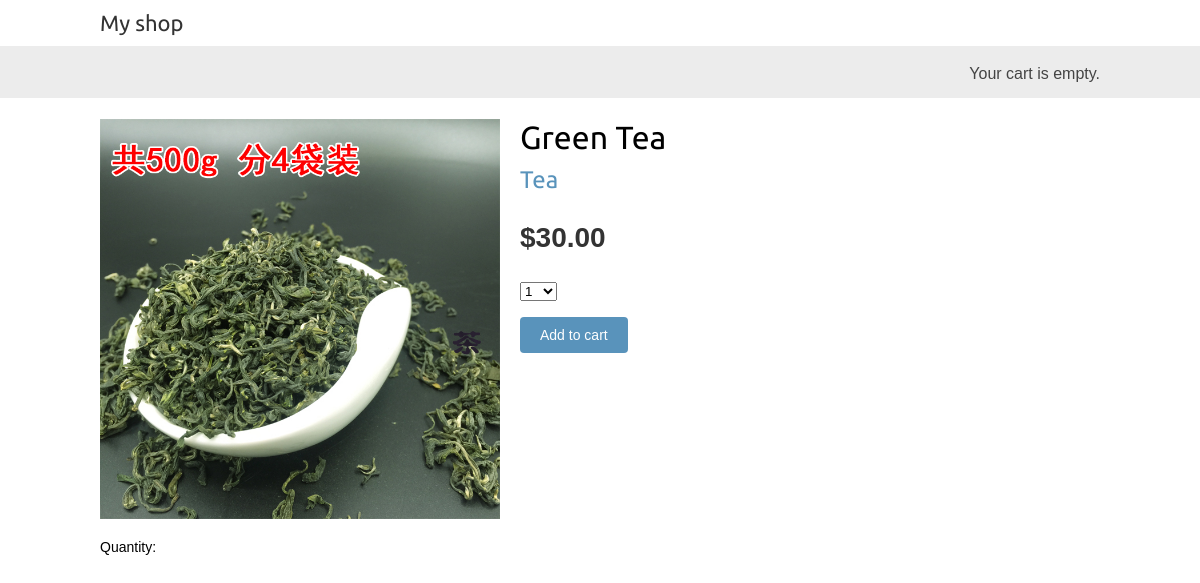
Page /1/green-tea/ on the committed database.
### shop/models.py (models this page shows, shortened)
class Product(models.Model):
    category = models.ForeignKey(Category, related_name='products')
    name = models.CharField(max_length=200, db_index=True)
    slug = models.SlugField(max_length=200, db_index=True)
    image = models.ImageField(upload_to='products/%Y/%m/%d', blank=True)
    description = models.TextField(blank=True)
    price = models.DecimalField(max_digits=10, decimal_places=2)
    stock = models.PositiveIntegerField()
    available = models.BooleanField(default=True)
    created = models.DateTimeField(auto_now_add=True)
    updated = models.DateTimeField(auto_now=True)
    class Meta:
        ordering = ('-created',)
        index_together = (('id', 'slug'),)

class Category(models.Model):
    name = models.CharField(max_length=200, db_index=True)
    slug = models.SlugField(max_length=200, db_index=True, unique=True)
    class Meta:
        ordering = ('name',)
        verbose_name = 'category'
        verbose_name_plural = 'categories'
    def __str__(self):
        return self.name
    def get_absolute_url(self):
        return reverse('shop:product_list_by_category', args=[self.slug])

### shop/views.py (the view)
# urls.py: url(r'^(?P<id>\d+)/(?P<slug>[-\w]+)/$', views.product_detail, name='product_detail'),
def product_detail(request, id, slug):
    product = get_object_or_404(Product, id=id, slug=slug, available=True)
    cart_product_form = CartAddProductForm()
    return render(request,
                  'shop/product/detail.html',
                  {'product': product,
                   'cart_product_form': cart_product_form})

### cart/forms.py
class CartAddProductForm(forms.Form):
    quantity = forms.TypedChoiceField(choices=PRODUCT_QUANTITY_CHOICES,
                                      coerce=int)
    update = forms.BooleanField(required=False,
                                initial=False,
                                widget=forms.HiddenInput)

### cart/cart.py (called while the page is built)
    def __len__(self):
        return sum(item['quantity'] for item in self.cart.values())

### cart/context_processors.py (called while the page is built)
def cart(request):
    return {'cart': Cart(request) }

### shop/templates/shop/product/detail.html (shortened to what this page needs)
{% extends "shop/base.html" %}
{% load static %}
{% block content %}
    {% load thumbnail %}
    <div class="product-detail">
        {% thumbnail product.image "400" as im %}
            <img src="{% if product.image %}{{ im.url }}{%else %}{% static "img/no_image.png" %}{% endif %}">
        {% endthumbnail %}
        <h1>{{ product.name }}</h1>
        <h2><a href="{{ product.category.get_absolute_url }}">{{ product.category }}</a></h2>
        <p class="price">${{ product.price }}</p>
        <form action="{% url "cart:cart_add" product.id %}" method="post">
        {{ cart_product_form.as_p }}
        <input type="submit" value="Add to cart">
        </form>
    </div>
{% endblock %}

### shop/static/css/base.css (style rules this page uses)
body { margin:0; padding:0; font-family:helvetica, sans-serif; }
h1, h2, h3, h4, h5 , h6 { font-family: 'Ubuntu', sans-serif; font-weight:normal; }
a { text-decoration:none; color:#5993bb; }
a.button, input[type="submit"] { color:#fff; background:#5993bb; border-radius:4px; padding:10px 20px; font-size:14px; border:0; }
form p label, form p input { float:left; clear:both; }
form p label { font-size:14px; padding-bottom:4px; }
.product-detail { text-align:justify; }
.product-detail .price { color:#333; font-size:28px; font-weight:bold; }
.product-detail img { width:40%; float:left; padding:0 20px 20px 0; }
.product-detail h1 { margin-bottom:0; }
.product-detail h2 { margin-top:10px; }

### rows in the picture
Product: name "Green Tea", category "Tea", price "30.00"
